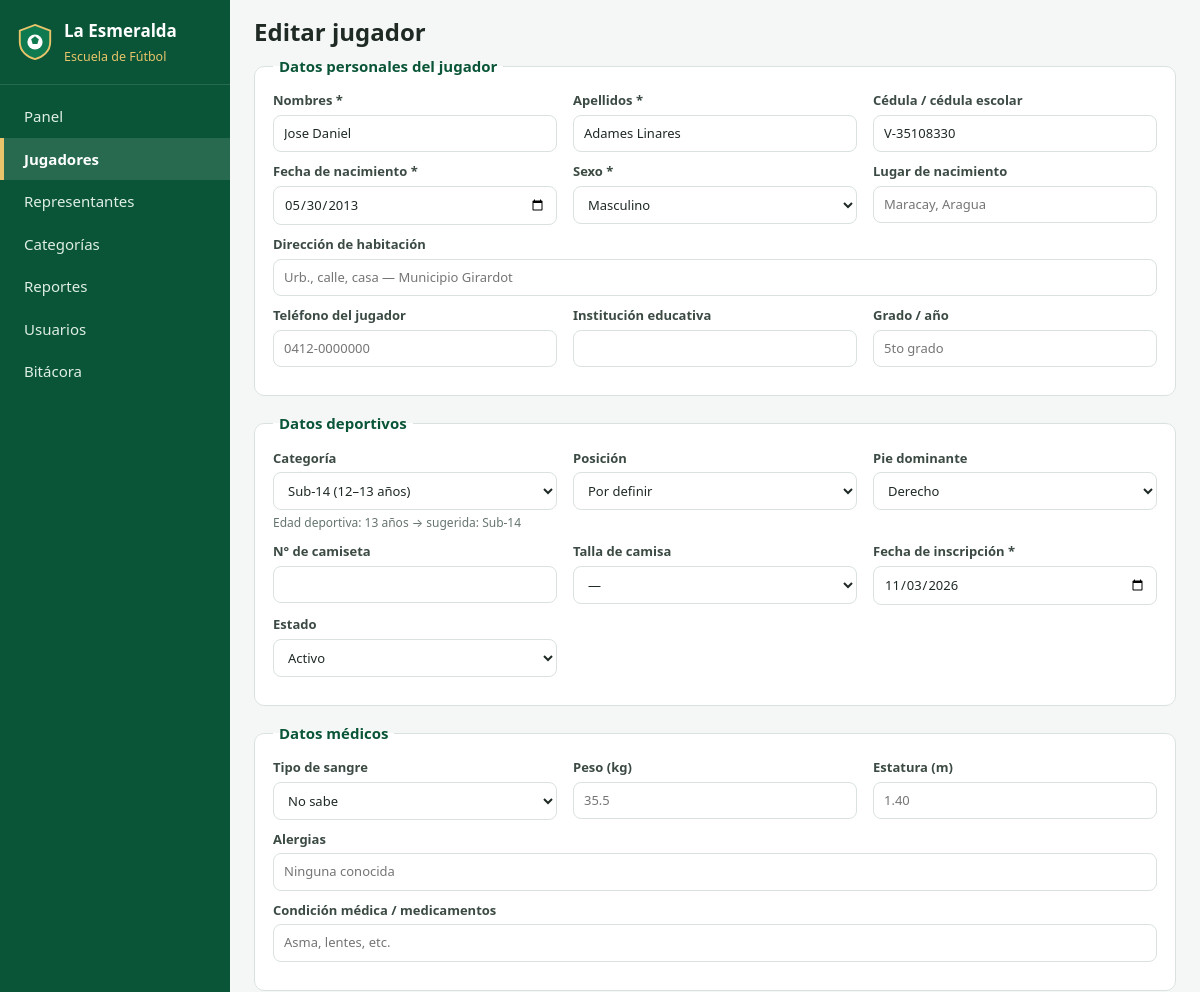
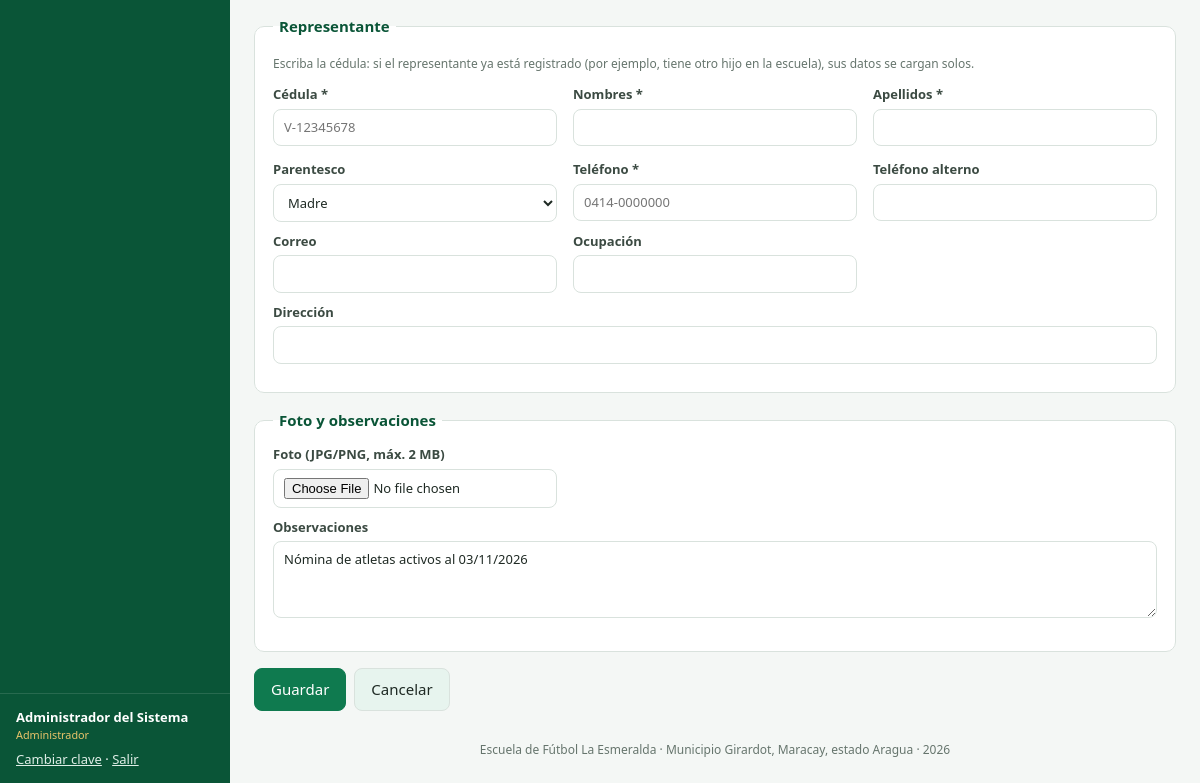
Screenshot of /jugador_form.php?id=66 (signed in) with the database file from the repository (2 pictures, top to bottom).
### tables this page shows
CREATE TABLE jugadores (
  id                    INT UNSIGNED AUTO_INCREMENT PRIMARY KEY,
  cedula                VARCHAR(20)  NULL UNIQUE COMMENT 'Cédula o cédula escolar',
  nombres               VARCHAR(80)  NOT NULL,
  apellidos             VARCHAR(80)  NOT NULL,
  fecha_nacimiento      DATE         NOT NULL,
  sexo                  ENUM('M','F') NOT NULL,
  lugar_nacimiento      VARCHAR(100) NULL,
  direccion             VARCHAR(255) NULL,
  telefono              VARCHAR(20)  NULL,
  institucion_educativa VARCHAR(120) NULL,
  grado                 VARCHAR(30)  NULL,
  posicion              ENUM('Portero','Defensa','Mediocampista','Delantero','Por definir') NOT NULL DEFAULT 'Por definir',
  pie_dominante         ENUM('Derecho','Izquierdo','Ambos') NOT NULL DEFAULT 'Derecho',
  numero_camiseta       TINYINT UNSIGNED NULL,
  talla_camisa          VARCHAR(5)   NULL,
  tipo_sangre           ENUM('A+','A-','B+','B-','AB+','AB-','O+','O-','No sabe') NOT NULL DEFAULT 'No sabe',
  alergias              VARCHAR(255) NULL,
  condicion_medica      VARCHAR(255) NULL,
  peso                  DECIMAL(5,2) NULL COMMENT 'kg',
  estatura              DECIMAL(4,2) NULL COMMENT 'metros',
  foto                  VARCHAR(120) NULL,
  categoria_id          INT UNSIGNED NULL,
  representante_id      INT UNSIGNED NULL,
  fecha_inscripcion     DATE NOT NULL,
  estado                ENUM('activo','inactivo','retirado','lesionado') NOT NULL DEFAULT 'activo',
  observaciones         TEXT NULL,
  creado_por            INT UNSIGNED NULL,
  creado_en             DATETIME NOT NULL DEFAULT CURRENT_TIMESTAMP,
  actualizado_en        DATETIME NULL ON UPDATE CURRENT_TIMESTAMP,
  CONSTRAINT fk_jug_categoria     FOREIGN KEY (categoria_id)     REFERENCES categorias(id)     ON UPDATE CASCADE ON DELETE SET NULL,
  CONSTRAINT fk_jug_representante FOREIGN KEY (representante_id) REFERENCES representantes(id) ON UPDATE CASCADE ON DELETE SET NULL,
  CONSTRAINT fk_jug_usuario       FOREIGN KEY (creado_por)       REFERENCES usuarios(id)       ON UPDATE CASCADE ON DELETE SET NULL,
  INDEX idx_jug_nombre (apellidos, nombres),
  INDEX idx_jug_estado (estado)
);

CREATE TABLE categorias (
  id          INT UNSIGNED AUTO_INCREMENT PRIMARY KEY,
  nombre      VARCHAR(30)  NOT NULL UNIQUE,
  edad_min    TINYINT UNSIGNED NOT NULL,
  edad_max    TINYINT UNSIGNED NOT NULL,
  horario     VARCHAR(120) NULL,
  entrenador  VARCHAR(100) NULL,
  descripcion VARCHAR(255) NULL
);

### includes/init.php (called while the page is built, shortened)
<?php
function db(): PDO
{
    static $pdo = null;
    if ($pdo === null) {
        $dsn = DB_SOCKET !== ''
            ? 'mysql:unix_socket=' . DB_SOCKET . ';dbname=' . DB_NAME . ';charset=utf8mb4'
            : 'mysql:host=' . DB_HOST . ';port=' . DB_PORT . ';dbname=' . DB_NAME . ';charset=utf8mb4';
        try {
            $pdo = new PDO($dsn, DB_USER, DB_PASS, [
                PDO::ATTR_ERRMODE            => PDO::ERRMODE_EXCEPTION,
                PDO::ATTR_DEFAULT_FETCH_MODE => PDO::FETCH_ASSOC,
                PDO::ATTR_EMULATE_PREPARES   => false,
            ]);
        } catch (PDOException $ex) {
            http_response_code(500);
            exit('<h2>No se pudo conectar a la base de datos.</h2><p>Verifique que MySQL esté encendido y '
                . 'los datos de config/config.php (o config/config.local.php).</p>');
        }
    }
    return $pdo;
}
function q(string $sql, array $params = []): PDOStatement
{
    $st = db()->prepare($sql);
    $st->execute($params);
    return $st;
}
function e($texto): string
{
    return htmlspecialchars((string) $texto, ENT_QUOTES, 'UTF-8');
}

### jugador_form.php (the view, shortened to what this page needs)
<?php
require_once __DIR__ . '/includes/init.php';
$id = (int) ($_GET['id'] ?? 0);
$jugador = null;
$rep = null;
if ($id) {
    $jugador = q('SELECT * FROM jugadores WHERE id = ?', [$id])->fetch();
}
$POS    = ['Por definir', 'Portero', 'Defensa', 'Mediocampista', 'Delantero'];
$PIE    = ['Derecho', 'Izquierdo', 'Ambos'];
$SANGRE = ['No sabe', 'A+', 'A-', 'B+', 'B-', 'AB+', 'AB-', 'O+', 'O-'];
$PAREN  = ['Madre', 'Padre', 'Abuelo(a)', 'Tío(a)', 'Hermano(a)', 'Tutor legal', 'Otro'];
$TALLAS = ['', '4', '6', '8', '10', '12', '14', '16', 'XS', 'S', 'M', 'L', 'XL'];
$d = $jugador ?? ['fecha_inscripcion' => date('Y-m-d'), 'estado' => 'activo', 'sexo' => 'M',
                  'posicion' => 'Por definir', 'pie_dominante' => 'Derecho', 'tipo_sangre' => 'No sabe'];
$r = $rep ?? ['parentesco' => 'Madre'];
$categorias = q('SELECT id, nombre, edad_min, edad_max FROM categorias ORDER BY edad_min')->fetchAll();
function opciones(array $lista, $actual): string
{
    $h = '';
    foreach ($lista as $v) {
        $h .= '<option value="' . e($v) . '"' . ((string) $actual === (string) $v ? ' selected' : '') . '>' . e($v === '' ? '—' : $v) . '</option>';
    }
    return $h;
}
require __DIR__ . '/includes/header.php';
?>
<form method="post" enctype="multipart/form-data" class="formulario" id="form-jugador">
  <fieldset>
    <legend>Datos personales del jugador</legend>
    <div class="campos">
      <label>Nombres * <input name="nombres" required maxlength="80" value="<?= e($d['nombres'] ?? '') ?>"></label>
      <label>Apellidos * <input name="apellidos" required maxlength="80" value="<?= e($d['apellidos'] ?? '') ?>"></label>
      <label>Cédula / cédula escolar <input name="cedula" maxlength="20" placeholder="V-30123456" value="<?= e($d['cedula'] ?? '') ?>"></label>
      <label>Fecha de nacimiento * <input type="date" name="fecha_nacimiento" id="fecha_nacimiento" required max="<?= date('Y-m-d') ?>" value="<?= e($d['fecha_nacimiento'] ?? '') ?>"></label>
      <label>Sexo *
        <select name="sexo" required>
          <option value="M" <?= ($d['sexo'] ?? '') === 'M' ? 'selected' : '' ?>>Masculino</option>
        </select>
      </label>
      <label>Lugar de nacimiento <input name="lugar_nacimiento" maxlength="100" placeholder="Maracay, Aragua" value="<?= e($d['lugar_nacimiento'] ?? '') ?>"></label>
      <label class="ancho">Dirección de habitación <input name="direccion" maxlength="255" placeholder="Urb., calle, casa — Municipio Girardot" value="<?= e($d['direccion'] ?? '') ?>"></label>
      <label>Teléfono del jugador <input name="telefono" maxlength="20" placeholder="0412-0000000" value="<?= e($d['telefono'] ?? '') ?>"></label>
      <label>Institución educativa <input name="institucion_educativa" maxlength="120" value="<?= e($d['institucion_educativa'] ?? '') ?>"></label>
      <label>Grado / año <input name="grado" maxlength="30" placeholder="5to grado" value="<?= e($d['grado'] ?? '') ?>"></label>
    </div>
  </fieldset>
  <fieldset>
    <legend>Datos deportivos</legend>
    <div class="campos">
      <label>Categoría
        <select name="categoria_id" id="categoria_id">
          <?php foreach ($categorias as $c): ?>
            <option value="<?= $c['id'] ?>" data-min="<?= $c['edad_min'] ?>" data-max="<?= $c['edad_max'] ?>"
              <?= (string) ($d['categoria_id'] ?? '') === (string) $c['id'] ? 'selected' : '' ?>><?= e($c['nombre']) ?> (<?= $c['edad_min'] ?>–<?= $c['edad_max'] ?> años)</option>
          <?php endforeach; ?>
        </select>
        <small id="sugerencia" class="ayuda"></small>
      </label>
      <label>Posición <select name="posicion"><?= opciones($POS, $d['posicion'] ?? '') ?></select></label>
      <label>Pie dominante <select name="pie_dominante"><?= opciones($PIE, $d['pie_dominante'] ?? '') ?></select></label>
      <label>N° de camiseta <input type="number" name="numero_camiseta" min="0" max="99" value="<?= e($d['numero_camiseta'] ?? '') ?>"></label>
      <label>Talla de camisa <select name="talla_camisa"><?= opciones($TALLAS, $d['talla_camisa'] ?? '') ?></select></label>
      <label>Fecha de inscripción * <input type="date" name="fecha_inscripcion" required value="<?= e($d['fecha_inscripcion'] ?? date('Y-m-d')) ?>"></label>
      <label>Estado
        <select name="estado">
          <?php foreach (['activo', 'inactivo', 'lesionado', 'retirado'] as $es): ?>
            <option value="<?= $es ?>" <?= ($d['estado'] ?? '') === $es ? 'selected' : '' ?>><?= ucfirst($es) ?></option>
          <?php endforeach; ?>
        </select>
      </label>
    </div>
  </fieldset>
  <fieldset>
    <legend>Datos médicos</legend>
    <div class="campos">
      <label>Tipo de sangre <select name="tipo_sangre"><?= opciones($SANGRE, $d['tipo_sangre'] ?? '') ?></select></label>
      <label>Peso (kg) <input name="peso" inputmode="decimal" placeholder="35.5" value="<?= e($d['peso'] ?? '') ?>"></label>
      <label>Estatura (m) <input name="estatura" inputmode="decimal" placeholder="1.40" value="<?= e($d['estatura'] ?? '') ?>"></label>
      <label class="ancho">Alergias <input name="alergias" maxlength="255" placeholder="Ninguna conocida" value="<?= e($d['alergias'] ?? '') ?>"></label>
      <label class="ancho">Condición médica / medicamentos <input name="condicion_medica" maxlength="255" placeholder="Asma, lentes, etc." value="<?= e($d['condicion_medica'] ?? '') ?>"></label>
    </div>
  </fieldset>
  <fieldset>
    <legend>Representante</legend>
    <p class="ayuda">Escriba la cédula: si el representante ya está registrado (por ejemplo, tiene otro hijo en la escuela), sus datos se cargan solos.</p>
    <div class="campos">
      <label>Cédula * <input name="rep_cedula" id="rep_cedula" required maxlength="15" placeholder="V-12345678" value="<?= e($r['cedula'] ?? '') ?>"><small id="rep_estado" class="ayuda"></small></label>
      <label>Nombres * <input name="rep_nombres" id="rep_nombres" required maxlength="80" value="<?= e($r['nombres'] ?? '') ?>"></label>
      <label>Apellidos * <input name="rep_apellidos" id="rep_apellidos" required maxlength="80" value="<?= e($r['apellidos'] ?? '') ?>"></label>
      <label>Parentesco <select name="rep_parentesco" id="rep_parentesco"><?= opciones($PAREN, $r['parentesco'] ?? '') ?></select></label>
      <label>Teléfono * <input name="rep_telefono" id="rep_telefono" required maxlength="20" placeholder="0414-0000000" value="<?= e($r['telefono'] ?? '') ?>"></label>
      <label>Teléfono alterno <input name="rep_telefono_alt" id="rep_telefono_alt" maxlength="20" value="<?= e($r['telefono_alt'] ?? '') ?>"></label>
      <label>Correo <input type="email" name="rep_correo" id="rep_correo" maxlength="120" value="<?= e($r['correo'] ?? '') ?>"></label>
      <label>Ocupación <input name="rep_ocupacion" id="rep_ocupacion" maxlength="80" value="<?= e($r['ocupacion'] ?? '') ?>"></label>
      <label class="ancho">Dirección <input name="rep_direccion" id="rep_direccion" maxlength="255" value="<?= e($r['direccion'] ?? '') ?>"></label>
    </div>
  </fieldset>
  <fieldset>
    <legend>Foto y observaciones</legend>
    <div class="campos">
      <label>Foto (JPG/PNG, máx. 2 MB)
        <input type="file" name="foto" accept="image/jpeg,image/png,image/webp">
      </label>
      <label class="ancho">Observaciones <textarea name="observaciones" rows="3"><?= e($d['observaciones'] ?? '') ?></textarea></label>
    </div>
  </fieldset>
  <div class="botones">
    <button class="btn btn-primario">Guardar</button>
    <a class="btn btn-sec" href="<?= $id ? 'jugador_ver.php?id=' . $id : 'jugadores.php' ?>">Cancelar</a>
  </div>
</form>
<?php require __DIR__ . '/includes/footer.php'; ?>

### assets/css/estilos.css (style rules this page uses)
:root { --verde: #0f7a4f; --verde-osc: #0a5537; --verde-claro: #e7f4ee; --oro: #e9c46a; --texto: #1f2a24; --gris: #66756d; --borde: #d9e2dd; --fondo: #f4f7f5; --blanco: #fff; --rojo: #c0392b; --ambar: #b7791f; --radio: 10px; }
* { box-sizing: border-box; }
body { margin: 0; font: 15px/1.5 system-ui, -apple-system, "Segoe UI", Roboto, Arial, sans-serif; color: var(--texto); background: var(--fondo); }
a { color: var(--verde); }
.btn { display: inline-block; padding: 9px 16px; border-radius: 8px; border: 1px solid var(--borde); background: var(--blanco); color: var(--texto); font: inherit; cursor: pointer; text-decoration: none; white-space: nowrap; }
.btn-primario { background: var(--verde); border-color: var(--verde); color: #fff; }
.btn-sec { background: var(--verde-claro); }
input, select, textarea { font: inherit; padding: 8px 10px; border: 1px solid var(--borde); border-radius: 8px; background: #fff; color: var(--texto); width: 100%; }
.formulario fieldset { background: var(--blanco); border: 1px solid var(--borde); border-radius: var(--radio); padding: 14px 18px 18px; margin: 0 0 16px; }
.formulario legend { font-weight: 700; color: var(--verde-osc); padding: 0 6px; }
.formulario label { display: block; font-size: 13px; font-weight: 600; color: #3b4a42; margin-bottom: 10px; }
.formulario label input, .formulario label select, .formulario label textarea { margin-top: 4px; font-weight: 400; }
.campos { display: grid; grid-template-columns: repeat(auto-fill, minmax(230px, 1fr)); gap: 0 16px; }
.campos .ancho { grid-column: 1 / -1; }
.ayuda { display: block; font-weight: 400; color: var(--gris); font-size: 12px; margin-top: 4px; }
.botones { display: flex; gap: 8px; flex-wrap: wrap; margin: 10px 0 16px; }

### rows the page displays
jugadores: nombres "Jose Daniel", apellidos "Adames Linares", cedula "V-35108330", fecha_nacimiento "05/30/2013", sexo "Masculino", categoria_id "Sub-14 (12–13 años)", posicion "Por definir", pie_dominante "Derecho", talla_camisa "—", fecha_inscripcion "11/03/2026", estado "Activo", tipo_sangre "No sabe", observaciones "Nómina de atletas activos al 03/11/2026"

### other values shown
$texto "Panel"
$texto "Jugadores"
$texto "Representantes"
$texto "Categorías"
$texto "Reportes"
$texto "Usuarios"
$texto "Bitácora"
$sesion['nombre'] "Administrador del Sistema"
$sesion['rol'] "Administrador"
$titulo "Editar jugador"
APP_NOMBRE "Escuela de Fútbol La Esmeralda"
APP_UBICACION "Municipio Girardot, Maracay, estado Aragua"
form field rep_parentesco "Madre"
